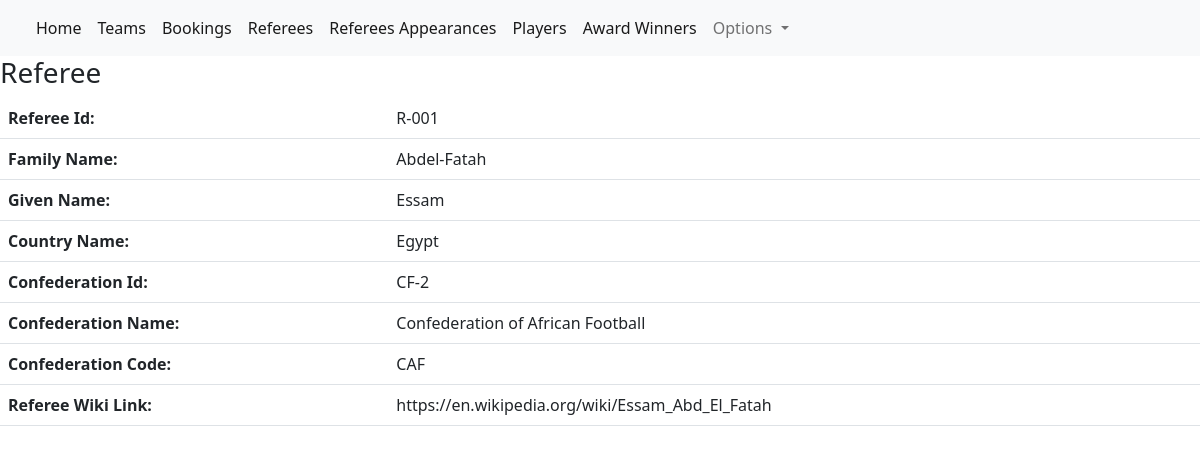
The app's page /referees/1 with its own data.
### tables this page shows
CREATE TABLE "REFEREES" (
	"key_id"	INTEGER NOT NULL UNIQUE,
	"referee_id"	TEXT NOT NULL,
	"family_name"	TEXT NOT NULL,
	"given_name"	TEXT NOT NULL,
	"country_name"	TEXT NOT NULL,
	"confederation_id"	TEXT NOT NULL,
	"confederation_name"	TEXT NOT NULL,
	"confederation_code"	TEXT NOT NULL,
	"referee_wikipedia_link"	TEXT,
	PRIMARY KEY("key_id" AUTOINCREMENT)
);

### views.py (the view)
def referee_page(referee_key):
    db = current_app.config["db"]
    referee = db.get_referee(referee_key)
    return render_template("referee.html", referee=referee)

### database.py (called while the page is built)
    def get_referee(self, referee_key):
        with dbapi2.connect(self.database_File) as connection:
            cursor = connection.cursor()
            query = "SELECT * FROM REFEREES WHERE (KEY_ID = ?)"
            cursor.execute(query, (referee_key,))
            rf_key, a,b,c,d,e,f,g,h = cursor.fetchone()
        referee_ = Referees(rf_key,a,b,c,d,e,f,g,h)
        return referee_

### templates/referee.html (shortened to what this page needs)
{% extends "layout.html" %}
{% block content %}
    <h3 class="title">Referee</h3>
    <table class="table">
        <tr>
            <th>Referee Id:</th>
            <td>{{ referee.referee_id }}</td>
        </tr>
        <tr>
            <th>Family Name:</th>
            <td>{{ referee.family_name }}</td>
        </tr>
        <tr>
            <th>Given Name:</th>
            <td>{{ referee.given_name }}</td>
        </tr>
        <tr>
            <th>Country Name:</th>
            <td>{{ referee.country_name }}</td>
        </tr>
        <tr>
            <th>Confederation Id:</th>
            <td>{{ referee.confederation_id }}</td>
        </tr>
        <tr>
            <th>Confederation Name:</th>
            <td>{{ referee.confederation_name }}</td>
        </tr>
        <tr>
            <th>Confederation Code:</th>
            <td>{{ referee.confederation_code }}</td>
        </tr>
        <tr>
            <th>Referee Wiki Link:</th>
            <td>{{ referee.referee_wikipedia_link }}</td>
        </tr>
    </table>
{% endblock %}

### templates/layout.html (shortened to what this page needs)
<!DOCTYPE html>
<html lang="en">
  <head>
    <link href="https://cdn.jsdelivr.net/npm/bootstrap@5.0.2/dist/css/bootstrap.min.css" rel="stylesheet">
  </head>
  <body>
    <nav class="navbar navbar-expand-lg navbar-light bg-light">
      <div class="container-fluid">
        <div class="collapse navbar-collapse" id="navbarSupportedContent">
          <ul class="navbar-nav me-auto mb-2 mb-lg-0">
            <li class="nav-item">
              <a class="nav-link active" aria-current="page" href="{{ url_for('home_page') }}">Home</a>
            </li>
            <li class="nav-item">
              <a class="nav-link active" aria-current="page" href="{{ url_for('teams_page') }}">Teams</a>
            </li>
            <li class="nav-item">
              <a class="nav-link active" aria-current="page" href="{{ url_for('bookings_page') }}">Bookings</a>
            </li>
            <li class="nav-item">
              <a class="nav-link active" aria-current="page" href="{{ url_for('referees_page') }}">Referees</a>
            </li>
            <li class="nav-item">
              <a class="nav-link active" aria-current="page" href="{{ url_for('refereesap_page') }}">Referees Appearances</a>
            </li>
            <li class="nav-item">
              <a class="nav-link active" aria-current="page" href="{{ url_for('players_page') }}">Players</a>
            </li>
            <li class="nav-item">
              <a class="nav-link active" aria-current="page" href="{{ url_for('awardwinners_page') }}">Award Winners</a>
            </li>
            <li class="nav-item dropdown">
              <a class="nav-link dropdown-toggle" href="#" id="navbarDropdown" role="button" data-bs-toggle="dropdown" aria-expanded="false">
                Options
              </a>
            </li>
          </ul>
        </div>
      </div>
    </nav>
    {% block content %}{% endblock %}
  </body>
</html>

### records on screen
REFEREES: referee_id "R-001", family_name "Abdel-Fatah", given_name "Essam", country_name "Egypt", confederation_id "CF-2", confederation_name "Confederation of African Football", confederation_code "CAF", referee_wikipedia_link "https://en.wikipedia.org/wiki/Essam_Abd_El_Fatah"
